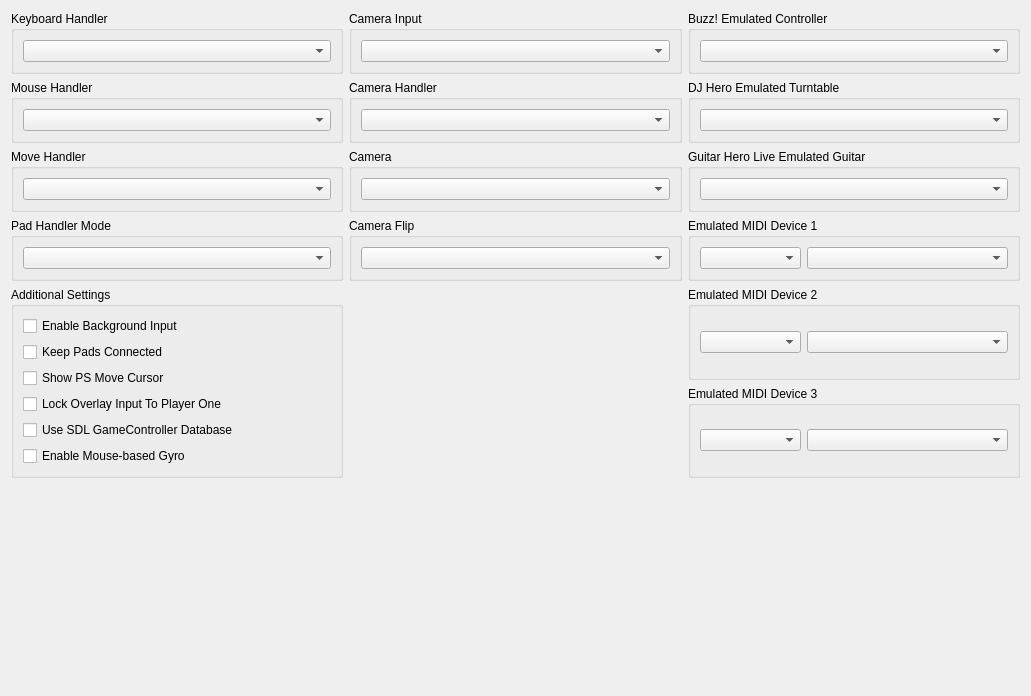
         <widget class="QWidget" name="inputTabScrollContents">
          <property name="geometry">
           <rect>
            <x>0</x>
            <y>0</y>
            <width>1031</width>
            <height>696</height>
           </rect>
          </property>
          <layout class="QVBoxLayout" name="inputTabScrollContentsLayout">
           <item>
            <layout class="QGridLayout" name="ioGridLayout" columnstretch="1,1,1">
             <item row="2" column="2">
              <widget class="QGroupBox" name="gb_ghltar_emulated">
               <property name="title">
                <string>Guitar Hero Live Emulated Guitar</string>
               </property>
               <layout class="QVBoxLayout" name="gb_ghltar_emulated_layout">
                <item>
                 <widget class="QComboBox" name="ghltarBox"/>
                </item>
               </layout>
              </widget>
             </item>
             <item row="2" column="0">
              <widget class="QGroupBox" name="gb_move_handler">
               <property name="title">
                <string>Move Handler</string>
               </property>
               <layout class="QVBoxLayout" name="gb_move_handler_layout">
                <item>
                 <widget class="QComboBox" name="moveBox"/>
                </item>
               </layout>
              </widget>
             </item>
             <item row="1" column="2">
              <widget class="QGroupBox" name="gb_turntable_emulated">
               <property name="title">
                <string>DJ Hero Emulated Turntable</string>
               </property>
               <layout class="QVBoxLayout" name="gb_turntable_emulated_layout">
                <item>
                 <widget class="QComboBox" name="turntableBox"/>
                </item>
               </layout>
              </widget>
             </item>
             <item row="1" column="0">
              <widget class="QGroupBox" name="gb_mouse_handler">
               <property name="title">
                <string>Mouse Handler</string>
               </property>
               <layout class="QVBoxLayout" name="gb_mouse_handler_layout">
                <item>
                 <widget class="QComboBox" name="mouseHandlerBox"/>
                </item>
               </layout>
              </widget>
             </item>
             <item row="0" column="2">
              <widget class="QGroupBox" name="gb_buzz_emulated">
               <property name="title">
                <string>Buzz! Emulated Controller</string>
               </property>
               <layout class="QVBoxLayout" name="gb_buzz_emulated_layout">
                <item>
                 <widget class="QComboBox" name="buzzBox"/>
                </item>
               </layout>
              </widget>
             </item>
             <item row="0" column="0">
              <widget class="QGroupBox" name="gb_keyboard_handler">
               <property name="title">
                <string>Keyboard Handler</string>
               </property>
               <layout class="QVBoxLayout" name="gb_keyboard_handler_layout">
                <item>
                 <widget class="QComboBox" name="keyboardHandlerBox"/>
                </item>
               </layout>
              </widget>
             </item>
             <item row="3" column="0">
              <widget class="QGroupBox" name="gb_pad_mode">
               <property name="title">
                <string>Pad Handler Mode</string>
               </property>
               <layout class="QVBoxLayout" name="gb_pad_mode_layout">
                <item>
                 <widget class="QComboBox" name="padModeBox"/>
                </item>
               </layout>
              </widget>
             </item>
             <item row="0" column="1">
              <widget class="QGroupBox" name="gb_camera_type">
               <property name="title">
                <string>Camera Input</string>
               </property>
               <layout class="QVBoxLayout" name="gb_camera_type_layout">
                <item>
                 <widget class="QComboBox" name="cameraTypeBox"/>
                </item>
               </layout>
              </widget>
             </item>
             <item row="3" column="1">
              <widget class="QGroupBox" name="gb_camera_flip">
               <property name="title">
                <string>Camera Flip</string>
               </property>
               <layout class="QVBoxLayout" name="gb_camera_flip_layout">
                <item>
                 <widget class="QComboBox" name="cameraFlipBox"/>
                </item>
               </layout>
              </widget>
             </item>
             <item row="2" column="1">
              <widget class="QGroupBox" name="gb_camera_id">
               <property name="title">
                <string>Camera</string>
               </property>
               <layout class="QVBoxLayout" name="camera_id_layout">
                <item>
                 <widget class="QComboBox" name="cameraIdBox"/>
                </item>
               </layout>
              </widget>
             </item>
             <item row="1" column="1">
              <widget class="QGroupBox" name="gb_camera_setting">
               <property name="title">
                <string>Camera Handler</string>
               </property>
               <layout class="QVBoxLayout" name="gb_camera_setting_layout">
                <item>
                 <widget class="QComboBox" name="cameraBox"/>
                </item>
               </layout>
              </widget>
             </item>
             <item row="3" column="2">
              <widget class="QGroupBox" name="gb_midi_1">
               <property name="title">
                <string>Emulated MIDI Device 1</string>
               </property>
               <layout class="QVBoxLayout" name="midLayout1">
                <item>
                 <layout class="QHBoxLayout" name="midiHLayout1" stretch="1,2">
                  <item>
                   <widget class="QComboBox" name="midiTypeBox1"/>
                  </item>
                  <item>
                   <widget class="QComboBox" name="midiDeviceBox1"/>
                  </item>
                 </layout>
                </item>
               </layout>
              </widget>
             </item>
             <item row="5" column="2">
              <widget class="QGroupBox" name="gb_midi_3">
               <property name="title">
                <string>Emulated MIDI Device 3</string>
               </property>
               <layout class="QVBoxLayout" name="midLayout3">
                <item>
                 <layout class="QHBoxLayout" name="midiHLayout3" stretch="1,2">
                  <item>
                   <widget class="QComboBox" name="midiTypeBox3"/>
                  </item>
                  <item>
                   <widget class="QComboBox" name="midiDeviceBox3"/>
                  </item>
                 </layout>
                </item>
               </layout>
              </widget>
             </item>
             <item row="4" column="2">
              <widget class="QGroupBox" name="gb_midi_2">
               <property name="title">
                <string>Emulated MIDI Device 2</string>
               </property>
               <layout class="QVBoxLayout" name="midLayout2">
                <item>
                 <layout class="QHBoxLayout" name="midiHLayout2" stretch="1,2">
                  <item>
                   <widget class="QComboBox" name="midiTypeBox2"/>
                  </item>
                  <item>
                   <widget class="QComboBox" name="midiDeviceBox2"/>
                  </item>
                 </layout>
                </item>
               </layout>
              </widget>
             </item>
             <item row="4" column="0" rowspan="2">
              <widget class="QGroupBox" name="gb_additional_io_settings">
               <property name="title">
                <string>Additional Settings</string>
               </property>
               <layout class="QVBoxLayout" name="layout_gb_additional_io_settings">
                <item>
                 <widget class="QCheckBox" name="backgroundInputBox">
                  <property name="text">
                   <string>Enable Background Input</string>
                  </property>
                 </widget>
                </item>
                <item>
                 <widget class="QCheckBox" name="padConnectionBox">
                  <property name="text">
                   <string>Keep Pads Connected</string>
                  </property>
                 </widget>
                </item>
                <item>
                 <widget class="QCheckBox" name="showMoveCursorBox">
                  <property name="text">
                   <string>Show PS Move Cursor</string>
                  </property>
                 </widget>
                </item>
                <item>
                 <widget class="QCheckBox" name="lockOverlayInputToPlayerOne">
                  <property name="text">
                   <string>Lock Overlay Input To Player One</string>
                  </property>
                 </widget>
                </item>
                <item>
                 <widget class="QCheckBox" name="loadSdlMappings">
                  <property name="text">
                   <string>Use SDL GameController Database</string>
                  </property>
                 </widget>
                </item>
                <item>
                 <widget class="QCheckBox" name="mouseBasedGyroBox">
                  <property name="text">
                   <string>Enable Mouse-based Gyro</string>
                  </property>
                 </widget>
                </item>
                <item>
                 <spacer name="verticalSpacerIoAdditionalSettings">
                  <property name="orientation">
                   <enum>Qt::Orientation::Vertical</enum>
                  </property>
                  <property name="sizeType">
                   <enum>QSizePolicy::Policy::MinimumExpanding</enum>
                  </property>
                  <property name="sizeHint" stdset="0">
                   <size>
                    <width>0</width>
                    <height>0</height>
                   </size>
                  </property>
                 </spacer>
                </item>
               </layout>
              </widget>
             </item>
            </layout>
           </item>
           <item>
            <spacer name="inputTabSpacer">
             <property name="orientation">
              <enum>Qt::Orientation::Vertical</enum>
             </property>
             <property name="sizeType">
              <enum>QSizePolicy::Policy::MinimumExpanding</enum>
             </property>
             <property name="sizeHint" stdset="0">
              <size>
               <width>0</width>
               <height>0</height>
              </size>
             </property>
            </spacer>
           </item>
          </layout>
         </widget>
